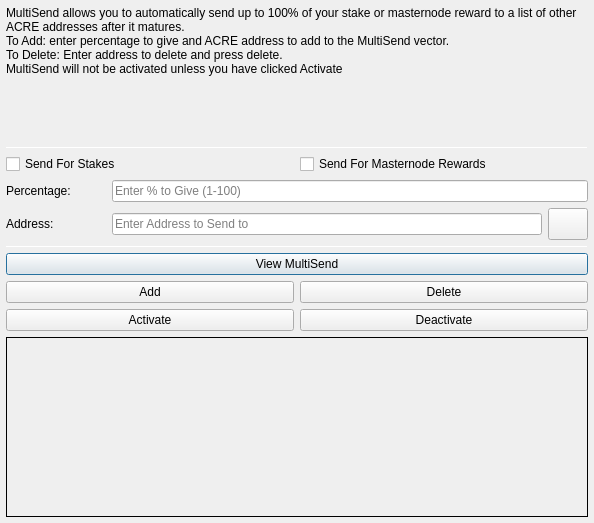
<?xml version="1.0" encoding="UTF-8"?>
<ui version="4.0">
 <class>MultiSendDialog</class>
 <widget class="QDialog" name="MultiSendDialog">
  <property name="windowModality">
   <enum>Qt::NonModal</enum>
  </property>
  <property name="geometry">
   <rect>
    <x>0</x>
    <y>0</y>
    <width>594</width>
    <height>523</height>
   </rect>
  </property>
  <property name="windowTitle">
   <string>MultiSend</string>
  </property>
  <layout class="QVBoxLayout" name="verticalLayout" stretch="0">
   <property name="leftMargin">
    <number>6</number>
   </property>
   <property name="topMargin">
    <number>6</number>
   </property>
   <property name="rightMargin">
    <number>6</number>
   </property>
   <property name="bottomMargin">
    <number>6</number>
   </property>
   <item>
    <layout class="QVBoxLayout" name="verticalLayout_Main" stretch="1,1,1,1,1,1">
     <item>
      <widget class="QLabel" name="label_2">
       <property name="lineWidth">
        <number>1</number>
       </property>
       <property name="text">
        <string>MultiSend allows you to automatically send up to 100% of your stake or masternode reward to a list of other ACRE addresses after it matures.
To Add: enter percentage to give and ACRE address to add to the MultiSend vector.
To Delete: Enter address to delete and press delete.
MultiSend will not be activated unless you have clicked Activate</string>
       </property>
       <property name="alignment">
        <set>Qt::AlignLeading|Qt::AlignLeft|Qt::AlignTop</set>
       </property>
       <property name="wordWrap">
        <bool>true</bool>
       </property>
      </widget>
     </item>
     <item>
      <widget class="Line" name="line">
       <property name="minimumSize">
        <size>
         <width>0</width>
         <height>1</height>
        </size>
       </property>
       <property name="maximumSize">
        <size>
         <width>16777215</width>
         <height>1</height>
        </size>
       </property>
       <property name="orientation">
        <enum>Qt::Horizontal</enum>
       </property>
      </widget>
     </item>
     <item>
      <layout class="QVBoxLayout" name="verticalLayout_Settings">
       <item>
        <layout class="QHBoxLayout" name="horizontalLayout">
         <item>
          <widget class="QCheckBox" name="multiSendStakeCheckBox">
           <property name="text">
            <string>Send For Stakes</string>
           </property>
          </widget>
         </item>
         <item>
          <widget class="QCheckBox" name="multiSendMasternodeCheckBox">
           <property name="text">
            <string>Send For Masternode Rewards</string>
           </property>
          </widget>
         </item>
        </layout>
       </item>
       <item>
        <layout class="QHBoxLayout" name="horizontalLayout_6">
         <item>
          <widget class="QLabel" name="label">
           <property name="minimumSize">
            <size>
             <width>100</width>
             <height>0</height>
            </size>
           </property>
           <property name="toolTip">
            <string>Percentage of stake to send</string>
           </property>
           <property name="text">
            <string>Percentage:</string>
           </property>
          </widget>
         </item>
         <item>
          <widget class="QLineEdit" name="multiSendPercentEdit">
           <property name="toolTip">
            <string>Enter whole numbers 1 - 100</string>
           </property>
           <property name="placeholderText">
            <string>Enter % to Give (1-100)</string>
           </property>
          </widget>
         </item>
        </layout>
       </item>
       <item>
        <layout class="QHBoxLayout" name="horizontalLayout_7">
         <item>
          <widget class="QLabel" name="label_5">
           <property name="minimumSize">
            <size>
             <width>100</width>
             <height>0</height>
            </size>
           </property>
           <property name="toolTip">
            <string>Address to send portion of stake to</string>
           </property>
           <property name="text">
            <string>Address:</string>
           </property>
          </widget>
         </item>
         <item>
          <widget class="QLineEdit" name="multiSendAddressEdit">
           <property name="toolTip">
            <string/>
           </property>
           <property name="placeholderText">
            <string>Enter Address to Send to</string>
           </property>
          </widget>
         </item>
         <item>
          <widget class="QPushButton" name="addressBookButton">
           <property name="maximumSize">
            <size>
             <width>16777215</width>
             <height>32</height>
            </size>
           </property>
           <property name="toolTip">
            <string>Choose an address from the address book</string>
           </property>
           <property name="text">
            <string/>
           </property>
           <property name="icon">
            <iconset resource="../acre.qrc">
             <normaloff>:/icons/address-book</normaloff>:/icons/address-book</iconset>
           </property>
           <property name="shortcut">
            <string>Alt+A</string>
           </property>
           <property name="autoDefault">
            <bool>false</bool>
           </property>
          </widget>
         </item>
        </layout>
       </item>
      </layout>
     </item>
     <item>
      <widget class="Line" name="line_2">
       <property name="minimumSize">
        <size>
         <width>0</width>
         <height>1</height>
        </size>
       </property>
       <property name="maximumSize">
        <size>
         <width>16777215</width>
         <height>1</height>
        </size>
       </property>
       <property name="orientation">
        <enum>Qt::Horizontal</enum>
       </property>
      </widget>
     </item>
     <item>
      <layout class="QVBoxLayout" name="verticalLayout_Buttons">
       <item>
        <layout class="QHBoxLayout" name="horizontalLayout_4">
         <item>
          <widget class="QPushButton" name="viewButton">
           <property name="toolTip">
            <string/>
           </property>
           <property name="statusTip">
            <string>View MultiSend Vector</string>
           </property>
           <property name="text">
            <string>View MultiSend</string>
           </property>
          </widget>
         </item>
        </layout>
       </item>
       <item>
        <layout class="QHBoxLayout" name="horizontalLayout_2">
         <item>
          <widget class="QPushButton" name="addButton">
           <property name="toolTip">
            <string/>
           </property>
           <property name="statusTip">
            <string>Add to MultiSend Vector</string>
           </property>
           <property name="text">
            <string>Add</string>
           </property>
          </widget>
         </item>
         <item>
          <widget class="QPushButton" name="deleteButton">
           <property name="toolTip">
            <string/>
           </property>
           <property name="statusTip">
            <string>Delete Address From MultiSend Vector</string>
           </property>
           <property name="text">
            <string>Delete</string>
           </property>
          </widget>
         </item>
        </layout>
       </item>
       <item>
        <layout class="QHBoxLayout" name="horizontalLayout_5">
         <item>
          <widget class="QPushButton" name="activateButton">
           <property name="statusTip">
            <string>Activate MultiSend</string>
           </property>
           <property name="text">
            <string>Activate</string>
           </property>
          </widget>
         </item>
         <item>
          <widget class="QPushButton" name="disableButton">
           <property name="statusTip">
            <string>Deactivate MultiSend</string>
           </property>
           <property name="text">
            <string>Deactivate</string>
           </property>
          </widget>
         </item>
        </layout>
       </item>
      </layout>
     </item>
     <item>
      <widget class="QLabel" name="message">
       <property name="minimumSize">
        <size>
         <width>0</width>
         <height>180</height>
        </size>
       </property>
       <property name="frameShape">
        <enum>QFrame::Panel</enum>
       </property>
       <property name="frameShadow">
        <enum>QFrame::Plain</enum>
       </property>
       <property name="lineWidth">
        <number>1</number>
       </property>
       <property name="midLineWidth">
        <number>1</number>
       </property>
       <property name="text">
        <string/>
       </property>
       <property name="alignment">
        <set>Qt::AlignLeading|Qt::AlignLeft|Qt::AlignTop</set>
       </property>
       <property name="wordWrap">
        <bool>true</bool>
       </property>
      </widget>
     </item>
    </layout>
   </item>
  </layout>
 </widget>
 <resources>
  <include location="../acre.qrc"/>
 </resources>
 <connections/>
</ui>
